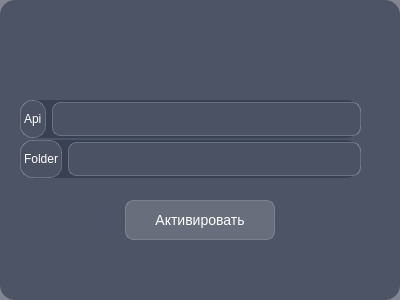
<?xml version="1.0" encoding="UTF-8"?>
<ui version="4.0">
 <class>loginTranslator</class>
 <widget class="QDialog" name="loginTranslator">
  <property name="geometry">
   <rect>
    <x>0</x>
    <y>0</y>
    <width>400</width>
    <height>300</height>
   </rect>
  </property>
  <property name="windowTitle">
   <string>Dialog</string>
  </property>
  <property name="styleSheet">
   <string notr="true">/* Основной фон с полупрозрачностью */
QWidget {
    background: rgba(40, 50, 70, 150); /* Темно-синий с прозрачностью */
    border-radius: 15px;
}

/* Стиль для всех рамок (QFrame) с унифицированной обводкой */
QFrame {
    background: rgba(255, 255, 255, 0.1);
    border: 1px solid rgba(255, 255, 255, 0.2); /* Такая же обводка как у QLineEdit */
    border-radius: 12px;
    color: white;
}

/* Кнопки с единообразной обводкой */
QPushButton {
    background: rgba(255, 255, 255, 0.15);
    border: 1px solid rgba(255, 255, 255, 0.2); /* Теперь совпадает с QLineEdit */
    border-radius: 8px;
    color: white;
    padding: 10px;
    font-size: 14px;
}

QPushButton:hover {
    background: rgba(255, 255, 255, 0.25);
    border: 1px solid rgba(255, 255, 255, 0.3); /* Чуть ярче при наведении */
}

QPushButton:pressed {
    background: rgba(255, 255, 255, 0.1);
    border: 1px solid rgba(255, 255, 255, 0.2);
}

/* Стили для полей ввода (оставлены как эталон) */
QLineEdit, QTextEdit {
    background: rgba(255, 255, 255, 0.1);
    border: 1px solid rgba(255, 255, 255, 0.2); /* Эталонная обводка */
    border-radius: 8px;
    padding: 8px;
    color: white;
    selection-background-color: rgba(100, 150, 200, 0.5);
}

/* Дополнительно: стиль для выпадающих списков */
QComboBox {
    background: rgba(255, 255, 255, 0.1);
    border: 1px solid rgba(255, 255, 255, 0.2);
    border-radius: 8px;
    padding: 5px;
    color: white;
    selection-background-color: rgba(100, 150, 200, 0.5);
}

QComboBox QAbstractItemView {
    background: rgba(40, 50, 70, 200);
    border: 1px solid rgba(255, 255, 255, 0.2);
    color: white;
    selection-background-color: rgba(100, 150, 200, 0.5);
}</string>
  </property>
  <widget class="QPushButton" name="pb_next">
   <property name="geometry">
    <rect>
     <x>125</x>
     <y>200</y>
     <width>150</width>
     <height>40</height>
    </rect>
   </property>
   <property name="text">
    <string>Активировать</string>
   </property>
  </widget>
  <widget class="QWidget" name="layoutWidget">
   <property name="geometry">
    <rect>
     <x>20</x>
     <y>100</y>
     <width>341</width>
     <height>38</height>
    </rect>
   </property>
   <layout class="QHBoxLayout" name="horizontalLayout">
    <item>
     <widget class="QLabel" name="label">
      <property name="text">
       <string>Api</string>
      </property>
     </widget>
    </item>
    <item>
     <widget class="QLineEdit" name="le_api"/>
    </item>
   </layout>
  </widget>
  <widget class="QWidget" name="layoutWidget">
   <property name="geometry">
    <rect>
     <x>20</x>
     <y>140</y>
     <width>341</width>
     <height>38</height>
    </rect>
   </property>
   <layout class="QHBoxLayout" name="horizontalLayout_2">
    <item>
     <widget class="QLabel" name="label_2">
      <property name="text">
       <string>Folder</string>
      </property>
     </widget>
    </item>
    <item>
     <widget class="QLineEdit" name="le_folder"/>
    </item>
   </layout>
  </widget>
 </widget>
 <resources/>
 <connections/>
</ui>
